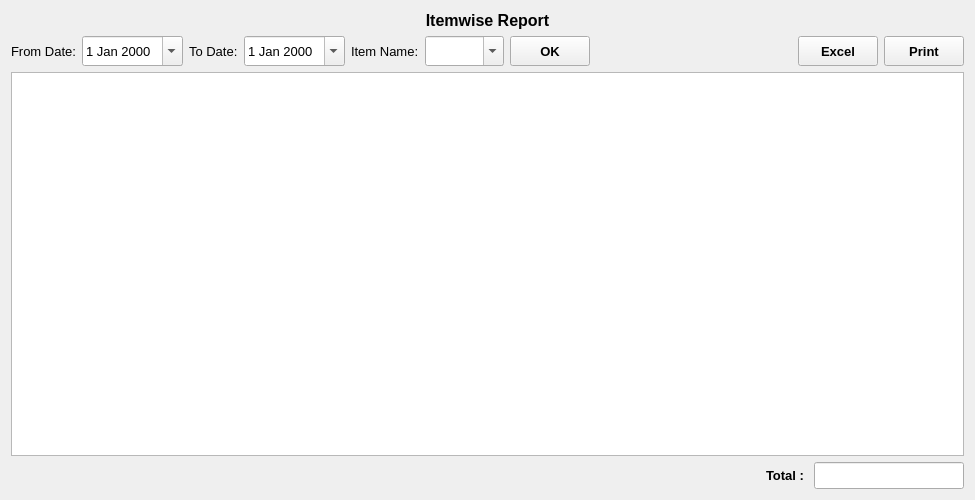
<?xml version="1.0" encoding="UTF-8"?>
<ui version="4.0">
 <class>ItemwiseReport</class>
 <widget class="QWidget" name="ItemwiseReport">
  <property name="geometry">
   <rect>
    <x>0</x>
    <y>0</y>
    <width>975</width>
    <height>500</height>
   </rect>
  </property>
  <property name="font">
   <font>
    <family>Microsoft YaHei UI</family>
    <pointsize>10</pointsize>
   </font>
  </property>
  <property name="windowTitle">
   <string>Form</string>
  </property>
  <layout class="QVBoxLayout" name="verticalLayout">
   <item>
    <widget class="QLabel" name="label">
     <property name="font">
      <font>
       <family>Microsoft YaHei UI</family>
       <pointsize>12</pointsize>
       <weight>75</weight>
       <bold>true</bold>
      </font>
     </property>
     <property name="text">
      <string>Itemwise Report</string>
     </property>
     <property name="alignment">
      <set>Qt::AlignCenter</set>
     </property>
    </widget>
   </item>
   <item>
    <layout class="QHBoxLayout" name="horizontalLayout" stretch="0,0,0,0,0,0,0,0,0,0">
     <item>
      <widget class="QLabel" name="fromDateLabel">
       <property name="text">
        <string>From Date:</string>
       </property>
      </widget>
     </item>
     <item>
      <widget class="QDateEdit" name="fromDateDateEdit">
       <property name="minimumSize">
        <size>
         <width>0</width>
         <height>30</height>
        </size>
       </property>
       <property name="calendarPopup">
        <bool>true</bool>
       </property>
      </widget>
     </item>
     <item>
      <widget class="QLabel" name="toDateLabel">
       <property name="text">
        <string>To Date:</string>
       </property>
      </widget>
     </item>
     <item>
      <widget class="QDateEdit" name="toDateDateEdit">
       <property name="minimumSize">
        <size>
         <width>0</width>
         <height>30</height>
        </size>
       </property>
       <property name="calendarPopup">
        <bool>true</bool>
       </property>
      </widget>
     </item>
     <item>
      <widget class="QLabel" name="label_2">
       <property name="text">
        <string>Item Name:</string>
       </property>
      </widget>
     </item>
     <item>
      <widget class="QComboBox" name="itemNameComboBox">
       <property name="minimumSize">
        <size>
         <width>0</width>
         <height>30</height>
        </size>
       </property>
       <property name="editable">
        <bool>true</bool>
       </property>
      </widget>
     </item>
     <item>
      <widget class="QToolButton" name="OKButton">
       <property name="minimumSize">
        <size>
         <width>80</width>
         <height>30</height>
        </size>
       </property>
       <property name="font">
        <font>
         <family>Microsoft YaHei UI</family>
         <pointsize>10</pointsize>
         <weight>75</weight>
         <bold>true</bold>
        </font>
       </property>
       <property name="text">
        <string>OK</string>
       </property>
      </widget>
     </item>
     <item>
      <spacer name="horizontalSpacer">
       <property name="orientation">
        <enum>Qt::Horizontal</enum>
       </property>
       <property name="sizeHint" stdset="0">
        <size>
         <width>40</width>
         <height>20</height>
        </size>
       </property>
      </spacer>
     </item>
     <item>
      <widget class="QToolButton" name="excelButton">
       <property name="minimumSize">
        <size>
         <width>80</width>
         <height>30</height>
        </size>
       </property>
       <property name="font">
        <font>
         <family>Microsoft YaHei UI</family>
         <pointsize>10</pointsize>
         <weight>75</weight>
         <bold>true</bold>
        </font>
       </property>
       <property name="text">
        <string>Excel</string>
       </property>
      </widget>
     </item>
     <item>
      <widget class="QToolButton" name="printButton">
       <property name="minimumSize">
        <size>
         <width>80</width>
         <height>30</height>
        </size>
       </property>
       <property name="font">
        <font>
         <family>Microsoft YaHei UI</family>
         <pointsize>10</pointsize>
         <weight>75</weight>
         <bold>true</bold>
        </font>
       </property>
       <property name="text">
        <string>Print</string>
       </property>
      </widget>
     </item>
    </layout>
   </item>
   <item>
    <widget class="QTableView" name="tableView">
     <property name="font">
      <font>
       <family>Microsoft YaHei UI</family>
       <pointsize>12</pointsize>
      </font>
     </property>
     <property name="alternatingRowColors">
      <bool>true</bool>
     </property>
     <property name="sortingEnabled">
      <bool>false</bool>
     </property>
    </widget>
   </item>
   <item>
    <layout class="QHBoxLayout" name="horizontalLayout_2">
     <item>
      <spacer name="horizontalSpacer_2">
       <property name="orientation">
        <enum>Qt::Horizontal</enum>
       </property>
       <property name="sizeHint" stdset="0">
        <size>
         <width>40</width>
         <height>20</height>
        </size>
       </property>
      </spacer>
     </item>
     <item>
      <widget class="QLabel" name="label_3">
       <property name="font">
        <font>
         <family>Microsoft YaHei UI</family>
         <pointsize>10</pointsize>
         <weight>75</weight>
         <bold>true</bold>
        </font>
       </property>
       <property name="text">
        <string>Total : </string>
       </property>
      </widget>
     </item>
     <item>
      <widget class="QLineEdit" name="totalLineEdit">
       <property name="minimumSize">
        <size>
         <width>0</width>
         <height>27</height>
        </size>
       </property>
       <property name="maximumSize">
        <size>
         <width>150</width>
         <height>16777215</height>
        </size>
       </property>
      </widget>
     </item>
    </layout>
   </item>
  </layout>
 </widget>
 <resources/>
 <connections/>
</ui>
